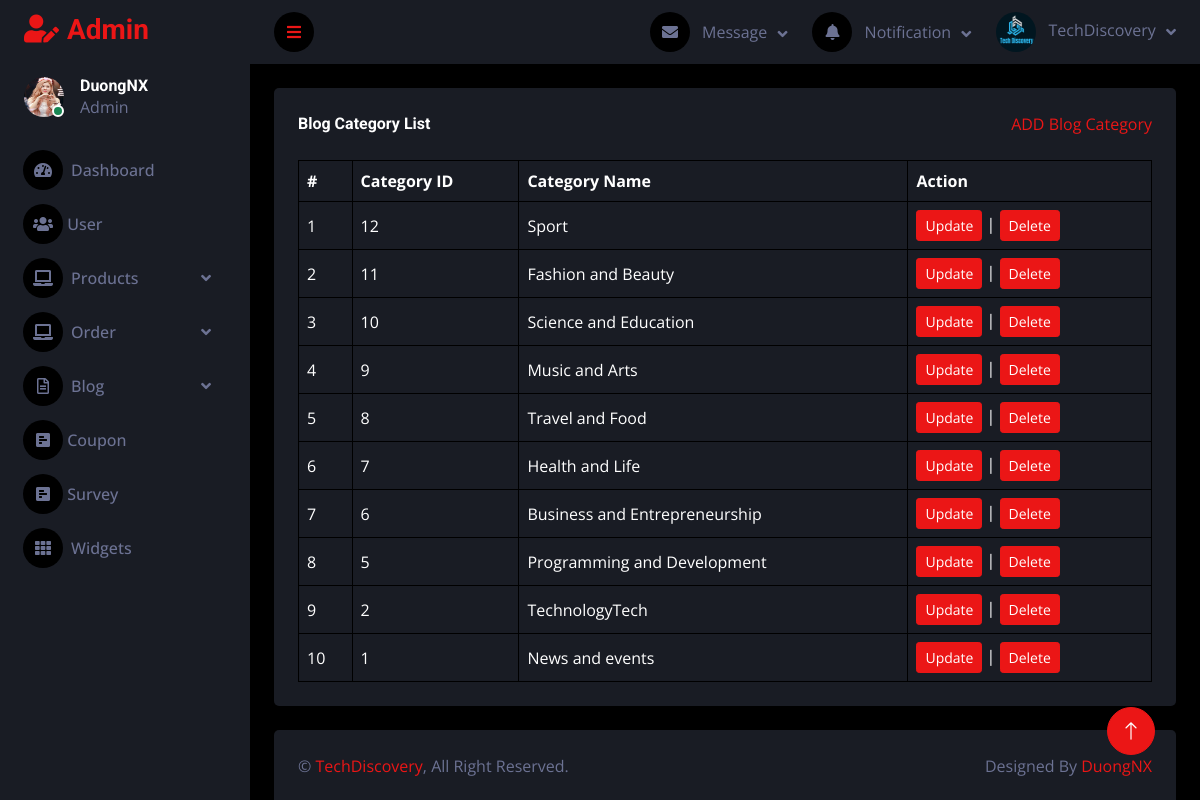
Page /admin/blog_category_list.php on the committed database.
### tables this page shows
CREATE TABLE `tbl_blog_category` (
  `blog_cate_id` int(11) NOT NULL,
  `blog_cate_name` varchar(255) NOT NULL
);

### admin/database.php (called while the page is built, shortened)
<?php
class Database
{
    public $host = DB_HOST;
    public $user = DB_USER;
    public $pass = DB_PASS;
    public $dbname = DB_NAME;
    public $link;
    private function connectDB()
    {
        $this->link = new mysqli($this->host, $this->user, $this->pass, $this->dbname);
    }
    public function select($query)
    {
        $result = $this->link->query($query) or die($this->link->error . __LINE__);
        if ($result->num_rows > 0) {
            return $result;
        } else {
            return false;
        }
    }
}
?>

### admin/class/blog_category_class.php (called while the page is built, shortened)
<?php
include 'database.php';
class BlogCategory
{
    private $db;
    public function __construct()
    {
        $this->db = new Database();
    }
    public function show_category_blog()
    {
        $query = "SELECT * FROM tbl_blog_category ORDER BY blog_cate_id DESC";
        $result = $this->db->select($query);
        return $result;
    }
}
?>

### admin/blog_category_list.php (the view, shortened to what this page needs)
<?php
include "header.php";
include "sidebar.php";
include "navbar.php";
include "class/blog_category_class.php";
?>
<div class="container-fluid pt-4 px-4">
    <div class="bg-secondary text-center rounded p-4">
        <div class="d-flex align-items-center justify-content-between mb-4">
            <h6 class="mb-0">Blog Category List</h6>
            <a href="blog_category_add.php">ADD Blog Category</a>
        </div>
        <div class="table-responsive">
            <table class="table text-start align-middle table-bordered table-hover mb-0">
                <thead>
                    <tr class="text-white">
                        <th scope="col">#</th>
                        <th scope="col">Category ID</th>
                        <th scope="col">Category Name</th>
                        <th scope="col">Action</th>
                    </tr>
                </thead>
                <tbody>
                    <?php
                    $blogCategory = new BlogCategory();
                    $categoryList = $blogCategory->show_category_blog();
                    if ($categoryList) {
                        $i = 0;
                        foreach ($categoryList as $category) {
                            $i++;
                    ?>
                            <tr>
                                <td><?php echo $i ?></td>
                                <td><?php echo $category['blog_cate_id'] ?></td>
                                <td><?php echo $category['blog_cate_name'] ?></td>
                                <td>
                                    <a class="btn btn-sm btn-primary" href="blog_category_edit.php?blog_cate_id=<?php echo $category['blog_cate_id'] ?>">Update</a> |
                                    <a class="btn btn-sm btn-primary" href="#" onclick="confirmDelete(<?php echo $category['blog_cate_id']; ?>)">Delete</a>
                                </td>
                            </tr>
                    <?php
                        }
                    }
                    ?>
                </tbody>
            </table>
        </div>
    </div>
</div>
<?php
include "footer.php";

### admin/css/style.css (style rules this page uses)
:root { --primary: #EB1616; --secondary: #191C24; --light: #6C7293; --dark: #000000; }
.btn { transition: .5s; }

### rows in the picture
tbl_blog_category: blog_cate_id "12", blog_cate_name "Sport"
tbl_blog_category: blog_cate_id "11", blog_cate_name "Fashion and Beauty"
tbl_blog_category: blog_cate_id "10", blog_cate_name "Science and Education"
tbl_blog_category: blog_cate_id "9", blog_cate_name "Music and Arts"
tbl_blog_category: blog_cate_id "8", blog_cate_name "Travel and Food"
tbl_blog_category: blog_cate_id "7", blog_cate_name "Health and Life"
tbl_blog_category: blog_cate_id "6", blog_cate_name "Business and Entrepreneurship"
tbl_blog_category: blog_cate_id "5", blog_cate_name "Programming and Development"
tbl_blog_category: blog_cate_id "2", blog_cate_name "TechnologyTech"
tbl_blog_category: blog_cate_id "1", blog_cate_name "News and events"
